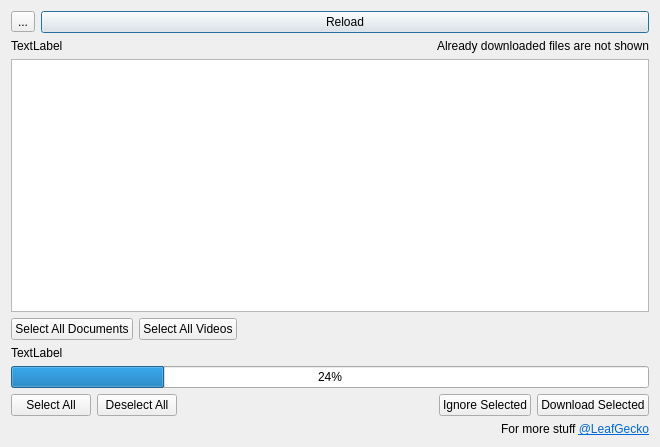
<?xml version="1.0" encoding="UTF-8"?>
<ui version="4.0">
 <class>Dialog</class>
 <widget class="QDialog" name="Dialog">
  <property name="geometry">
   <rect>
    <x>0</x>
    <y>0</y>
    <width>660</width>
    <height>447</height>
   </rect>
  </property>
  <property name="windowTitle">
   <string>NTU Learn Downloader</string>
  </property>
  <layout class="QVBoxLayout" name="verticalLayout">
   <item>
    <layout class="QHBoxLayout" name="horizontalLayout_2">
     <item>
      <widget class="QToolButton" name="backButton">
       <property name="text">
        <string>...</string>
       </property>
      </widget>
     </item>
     <item>
      <widget class="QPushButton" name="reloadButton">
       <property name="text">
        <string>Reload</string>
       </property>
      </widget>
     </item>
    </layout>
   </item>
   <item>
    <layout class="QHBoxLayout" name="horizontalLayout_7">
     <item>
      <widget class="QLabel" name="downloadDirLabel">
       <property name="text">
        <string>TextLabel</string>
       </property>
      </widget>
     </item>
     <item alignment="Qt::AlignRight">
      <widget class="QLabel" name="label">
       <property name="text">
        <string>Already downloaded files are not shown</string>
       </property>
      </widget>
     </item>
    </layout>
   </item>
   <item>
    <widget class="QTreeWidget" name="treeWidget">
     <attribute name="headerVisible">
      <bool>false</bool>
     </attribute>
     <column>
      <property name="text">
       <string notr="true">1</string>
      </property>
     </column>
    </widget>
   </item>
   <item>
    <layout class="QHBoxLayout" name="horizontalLayout_6">
     <item>
      <widget class="QPushButton" name="selectFilesButton">
       <property name="text">
        <string>Select All Documents</string>
       </property>
      </widget>
     </item>
     <item>
      <widget class="QPushButton" name="selectVideosButton">
       <property name="text">
        <string>Select All Videos</string>
       </property>
      </widget>
     </item>
     <item>
      <spacer name="horizontalSpacer_2">
       <property name="orientation">
        <enum>Qt::Horizontal</enum>
       </property>
       <property name="sizeHint" stdset="0">
        <size>
         <width>40</width>
         <height>20</height>
        </size>
       </property>
      </spacer>
     </item>
    </layout>
   </item>
   <item>
    <widget class="QLabel" name="downloadProgressText">
     <property name="text">
      <string>TextLabel</string>
     </property>
    </widget>
   </item>
   <item>
    <widget class="QProgressBar" name="progressBar">
     <property name="value">
      <number>24</number>
     </property>
    </widget>
   </item>
   <item>
    <layout class="QHBoxLayout" name="horizontalLayout">
     <item>
      <widget class="QPushButton" name="selectAllButton">
       <property name="text">
        <string>Select All</string>
       </property>
      </widget>
     </item>
     <item>
      <widget class="QPushButton" name="deselectAllButton">
       <property name="text">
        <string>Deselect All</string>
       </property>
      </widget>
     </item>
     <item>
      <spacer name="horizontalSpacer">
       <property name="orientation">
        <enum>Qt::Horizontal</enum>
       </property>
       <property name="sizeHint" stdset="0">
        <size>
         <width>40</width>
         <height>20</height>
        </size>
       </property>
      </spacer>
     </item>
     <item>
      <widget class="QPushButton" name="ignoreButton">
       <property name="text">
        <string>Ignore Selected</string>
       </property>
      </widget>
     </item>
     <item>
      <widget class="QPushButton" name="downloadButton">
       <property name="text">
        <string>Download Selected</string>
       </property>
      </widget>
     </item>
    </layout>
   </item>
   <item>
    <widget class="QLabel" name="label_2">
     <property name="text">
      <string>&lt;html&gt;&lt;head/&gt;&lt;body&gt;&lt;p&gt;For more stuff &lt;a href=&quot;https://studydownloader.github.io/&quot;&gt;&lt;span style=&quot; text-decoration: underline; color:#0068da;&quot;&gt;@LeafGecko&lt;/span&gt;&lt;/a&gt;&lt;/p&gt;&lt;/body&gt;&lt;/html&gt;</string>
     </property>
     <property name="alignment">
      <set>Qt::AlignRight|Qt::AlignTrailing|Qt::AlignVCenter</set>
     </property>
     <property name="openExternalLinks">
      <bool>true</bool>
     </property>
    </widget>
   </item>
  </layout>
 </widget>
 <resources/>
 <connections/>
</ui>
